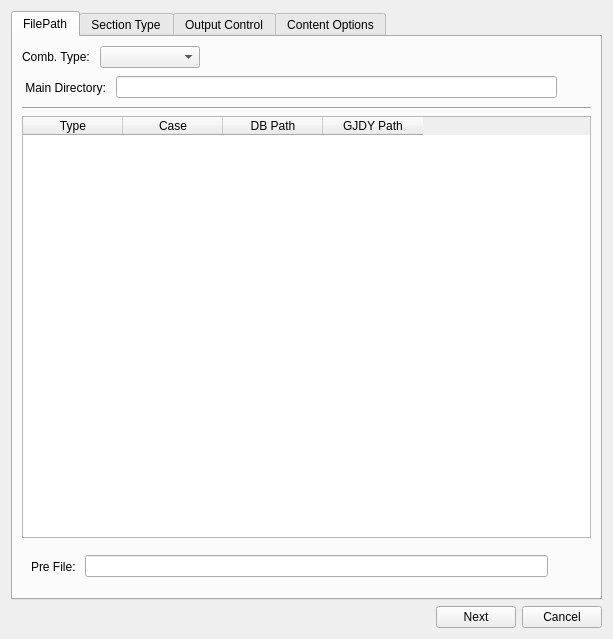
<?xml version="1.0" encoding="UTF-8"?>
<ui version="4.0">
 <class>DlgReport</class>
 <widget class="QDialog" name="DlgReport">
  <property name="geometry">
   <rect>
    <x>0</x>
    <y>0</y>
    <width>613</width>
    <height>639</height>
   </rect>
  </property>
  <property name="windowTitle">
   <string>Generate Report</string>
  </property>
  <layout class="QVBoxLayout" name="verticalLayout">
   <item>
    <widget class="QTabWidget" name="tabWidget">
     <property name="currentIndex">
      <number>0</number>
     </property>
     <widget class="QWidget" name="tab_path">
      <attribute name="title">
       <string>FilePath</string>
      </attribute>
      <layout class="QVBoxLayout" name="verticalLayout_2">
       <item>
        <widget class="QWidget" name="cbDBSTypeWidget" native="true">
         <layout class="QHBoxLayout" name="horizontalLayout_5">
          <property name="leftMargin">
           <number>0</number>
          </property>
          <property name="topMargin">
           <number>0</number>
          </property>
          <property name="rightMargin">
           <number>0</number>
          </property>
          <property name="bottomMargin">
           <number>0</number>
          </property>
          <item>
           <widget class="QLabel" name="label_3">
            <property name="text">
             <string>Comb. Type: </string>
            </property>
           </widget>
          </item>
          <item>
           <widget class="QComboBox" name="cbDBSType">
            <property name="minimumSize">
             <size>
              <width>100</width>
              <height>0</height>
             </size>
            </property>
            <property name="maximumSize">
             <size>
              <width>16777215</width>
              <height>16777215</height>
             </size>
            </property>
           </widget>
          </item>
          <item>
           <spacer name="horizontalSpacer_6">
            <property name="orientation">
             <enum>Qt::Horizontal</enum>
            </property>
            <property name="sizeHint" stdset="0">
             <size>
              <width>40</width>
              <height>20</height>
             </size>
            </property>
           </spacer>
          </item>
         </layout>
        </widget>
       </item>
       <item>
        <layout class="QHBoxLayout" name="horizontalLayout_2">
         <item>
          <widget class="QLabel" name="label">
           <property name="text">
            <string> Main Directory: </string>
           </property>
          </widget>
         </item>
         <item>
          <widget class="QLineEdit" name="lineEdit">
           <property name="readOnly">
            <bool>true</bool>
           </property>
          </widget>
         </item>
         <item>
          <widget class="QToolButton" name="tbMainDir">
           <property name="text">
            <string/>
           </property>
           <property name="iconSize">
            <size>
             <width>20</width>
             <height>20</height>
            </size>
           </property>
           <property name="autoRaise">
            <bool>true</bool>
           </property>
          </widget>
         </item>
        </layout>
       </item>
       <item>
        <widget class="Line" name="line">
         <property name="orientation">
          <enum>Qt::Horizontal</enum>
         </property>
        </widget>
       </item>
       <item>
        <widget class="QTableWidget" name="tableWidget">
         <attribute name="horizontalHeaderVisible">
          <bool>true</bool>
         </attribute>
         <attribute name="verticalHeaderVisible">
          <bool>false</bool>
         </attribute>
         <column>
          <property name="text">
           <string>Type</string>
          </property>
         </column>
         <column>
          <property name="text">
           <string>Case</string>
          </property>
         </column>
         <column>
          <property name="text">
           <string>DB Path</string>
          </property>
         </column>
         <column>
          <property name="text">
           <string>GJDY Path</string>
          </property>
         </column>
        </widget>
       </item>
       <item>
        <widget class="QWidget" name="pre_file_widget" native="true">
         <layout class="QHBoxLayout" name="pre_file_layout">
          <item>
           <widget class="QLabel" name="pre_file_label">
            <property name="text">
             <string>Pre File: </string>
            </property>
           </widget>
          </item>
          <item>
           <widget class="QLineEdit" name="pre_file_line_edit">
            <property name="readOnly">
             <bool>true</bool>
            </property>
           </widget>
          </item>
          <item>
           <widget class="QToolButton" name="tb_file_path">
            <property name="text">
             <string/>
            </property>
            <property name="iconSize">
             <size>
              <width>20</width>
              <height>20</height>
             </size>
            </property>
            <property name="autoRaise">
             <bool>true</bool>
            </property>
           </widget>
          </item>
         </layout>
        </widget>
       </item>
      </layout>
     </widget>
     <widget class="QWidget" name="tab_section">
      <property name="enabled">
       <bool>true</bool>
      </property>
      <property name="sizePolicy">
       <sizepolicy hsizetype="Preferred" vsizetype="Preferred">
        <horstretch>0</horstretch>
        <verstretch>0</verstretch>
       </sizepolicy>
      </property>
      <attribute name="title">
       <string>Section Type</string>
      </attribute>
      <layout class="QVBoxLayout" name="verticalLayout_6">
       <property name="spacing">
        <number>6</number>
       </property>
       <property name="topMargin">
        <number>9</number>
       </property>
       <item>
        <widget class="QGroupBox" name="groupBox_5">
         <property name="sizePolicy">
          <sizepolicy hsizetype="Preferred" vsizetype="Preferred">
           <horstretch>0</horstretch>
           <verstretch>0</verstretch>
          </sizepolicy>
         </property>
         <property name="maximumSize">
          <size>
           <width>16777215</width>
           <height>16777215</height>
          </size>
         </property>
         <property name="title">
          <string>Illustration:</string>
         </property>
         <layout class="QVBoxLayout" name="verticalLayout_9">
          <property name="topMargin">
           <number>9</number>
          </property>
          <item>
           <widget class="QLabel" name="label_7">
            <property name="styleSheet">
             <string notr="true">font: 10pt &quot;微软雅黑&quot;;</string>
            </property>
            <property name="text">
             <string>For the 2D model, it's necessary to manually specify which property is belong to wall and slab, which will affect subsequent reinforcement calculations.</string>
            </property>
            <property name="wordWrap">
             <bool>true</bool>
            </property>
            <property name="margin">
             <number>0</number>
            </property>
           </widget>
          </item>
         </layout>
        </widget>
       </item>
       <item>
        <widget class="QWidget" name="widget_6" native="true">
         <property name="sizePolicy">
          <sizepolicy hsizetype="Preferred" vsizetype="MinimumExpanding">
           <horstretch>0</horstretch>
           <verstretch>0</verstretch>
          </sizepolicy>
         </property>
         <property name="maximumSize">
          <size>
           <width>16777215</width>
           <height>16777215</height>
          </size>
         </property>
         <layout class="QGridLayout" name="gridLayout">
          <item row="0" column="0">
           <widget class="QGroupBox" name="groupBox_3">
            <property name="title">
             <string>Column</string>
            </property>
            <property name="flat">
             <bool>true</bool>
            </property>
            <layout class="QVBoxLayout" name="verticalLayout_7">
             <property name="leftMargin">
              <number>0</number>
             </property>
             <property name="topMargin">
              <number>1</number>
             </property>
             <property name="rightMargin">
              <number>0</number>
             </property>
             <property name="bottomMargin">
              <number>0</number>
             </property>
             <item>
              <widget class="QListWidget" name="C">
               <property name="selectionMode">
                <enum>QAbstractItemView::ExtendedSelection</enum>
               </property>
              </widget>
             </item>
            </layout>
           </widget>
          </item>
          <item row="0" column="1">
           <layout class="QVBoxLayout" name="verticalLayout_10">
            <item>
             <spacer name="verticalSpacer_4">
              <property name="orientation">
               <enum>Qt::Vertical</enum>
              </property>
              <property name="sizeHint" stdset="0">
               <size>
                <width>20</width>
                <height>40</height>
               </size>
              </property>
             </spacer>
            </item>
            <item>
             <widget class="QPushButton" name="listTJ_Right1">
              <property name="text">
               <string>&gt;&gt;</string>
              </property>
             </widget>
            </item>
            <item>
             <widget class="QPushButton" name="listTJ_Left1">
              <property name="text">
               <string>&lt;&lt;</string>
              </property>
             </widget>
            </item>
            <item>
             <spacer name="verticalSpacer_5">
              <property name="orientation">
               <enum>Qt::Vertical</enum>
              </property>
              <property name="sizeHint" stdset="0">
               <size>
                <width>20</width>
                <height>40</height>
               </size>
              </property>
             </spacer>
            </item>
           </layout>
          </item>
          <item row="0" column="2">
           <widget class="QGroupBox" name="groupBox_4">
            <property name="title">
             <string>Wall</string>
            </property>
            <property name="flat">
             <bool>true</bool>
            </property>
            <layout class="QVBoxLayout" name="verticalLayout_11">
             <property name="leftMargin">
              <number>0</number>
             </property>
             <property name="topMargin">
              <number>1</number>
             </property>
             <property name="rightMargin">
              <number>0</number>
             </property>
             <property name="bottomMargin">
              <number>0</number>
             </property>
             <item>
              <widget class="QListWidget" name="listTJ_Wall">
               <property name="selectionMode">
                <enum>QAbstractItemView::ExtendedSelection</enum>
               </property>
              </widget>
             </item>
            </layout>
           </widget>
          </item>
         </layout>
        </widget>
       </item>
       <item>
        <widget class="QWidget" name="widget_3" native="true">
         <property name="sizePolicy">
          <sizepolicy hsizetype="Preferred" vsizetype="MinimumExpanding">
           <horstretch>0</horstretch>
           <verstretch>0</verstretch>
          </sizepolicy>
         </property>
         <layout class="QGridLayout" name="gridLayout_4">
          <item row="0" column="0">
           <widget class="QGroupBox" name="groupBox_6">
            <property name="title">
             <string>Beam</string>
            </property>
            <property name="flat">
             <bool>true</bool>
            </property>
            <layout class="QVBoxLayout" name="verticalLayout_12">
             <property name="leftMargin">
              <number>0</number>
             </property>
             <property name="topMargin">
              <number>1</number>
             </property>
             <property name="rightMargin">
              <number>0</number>
             </property>
             <property name="bottomMargin">
              <number>0</number>
             </property>
             <item>
              <widget class="QListWidget" name="listTJ_Beam">
               <property name="selectionMode">
                <enum>QAbstractItemView::ExtendedSelection</enum>
               </property>
              </widget>
             </item>
            </layout>
           </widget>
          </item>
          <item row="0" column="1">
           <layout class="QVBoxLayout" name="verticalLayout_5">
            <item>
             <spacer name="verticalSpacer_2">
              <property name="orientation">
               <enum>Qt::Vertical</enum>
              </property>
              <property name="sizeHint" stdset="0">
               <size>
                <width>20</width>
                <height>40</height>
               </size>
              </property>
             </spacer>
            </item>
            <item>
             <widget class="QPushButton" name="listTJ_Right2">
              <property name="text">
               <string>&gt;&gt;</string>
              </property>
             </widget>
            </item>
            <item>
             <widget class="QPushButton" name="listTJ_Left2">
              <property name="text">
               <string>&lt;&lt;</string>
              </property>
             </widget>
            </item>
            <item>
             <spacer name="verticalSpacer_3">
              <property name="orientation">
               <enum>Qt::Vertical</enum>
              </property>
              <property name="sizeHint" stdset="0">
               <size>
                <width>20</width>
                <height>40</height>
               </size>
              </property>
             </spacer>
            </item>
           </layout>
          </item>
          <item row="0" column="2">
           <widget class="QGroupBox" name="groupBox_7">
            <property name="title">
             <string>Slab</string>
            </property>
            <property name="flat">
             <bool>true</bool>
            </property>
            <layout class="QVBoxLayout" name="verticalLayout_13">
             <property name="leftMargin">
              <number>0</number>
             </property>
             <property name="topMargin">
              <number>1</number>
             </property>
             <property name="rightMargin">
              <number>0</number>
             </property>
             <property name="bottomMargin">
              <number>0</number>
             </property>
             <item>
              <widget class="QListWidget" name="listTJ_Slab">
               <property name="selectionMode">
                <enum>QAbstractItemView::ExtendedSelection</enum>
               </property>
              </widget>
             </item>
            </layout>
           </widget>
          </item>
         </layout>
        </widget>
       </item>
      </layout>
     </widget>
     <widget class="QWidget" name="tab_control">
      <attribute name="title">
       <string>Output Control</string>
      </attribute>
      <layout class="QVBoxLayout" name="verticalLayout_8">
       <item>
        <widget class="QGroupBox" name="groupBox">
         <property name="title">
          <string>Storey Drift Ratio</string>
         </property>
         <layout class="QGridLayout" name="gridLayout_2">
          <item row="2" column="0">
           <widget class="QRadioButton" name="radioButton_3">
            <property name="text">
             <string>Custom</string>
            </property>
            <property name="checked">
             <bool>true</bool>
            </property>
           </widget>
          </item>
          <item row="2" column="1">
           <widget class="QTextEdit" name="textEdit">
            <property name="maximumSize">
             <size>
              <width>16777215</width>
              <height>60</height>
             </size>
            </property>
            <property name="placeholderText">
             <string/>
            </property>
           </widget>
          </item>
          <item row="4" column="0" colspan="2">
           <layout class="QHBoxLayout" name="horizontalLayout_4">
            <item>
             <widget class="QLabel" name="label_6">
              <property name="text">
               <string>Criterion limit:</string>
              </property>
             </widget>
            </item>
            <item>
             <widget class="QLineEdit" name="sdr_limit"/>
            </item>
            <item>
             <spacer name="horizontalSpacer_4">
              <property name="orientation">
               <enum>Qt::Horizontal</enum>
              </property>
              <property name="sizeHint" stdset="0">
               <size>
                <width>40</width>
                <height>20</height>
               </size>
              </property>
             </spacer>
            </item>
           </layout>
          </item>
          <item row="1" column="0" colspan="2">
           <widget class="QRadioButton" name="radioButton_2">
            <property name="enabled">
             <bool>false</bool>
            </property>
            <property name="text">
             <string>Only Basement</string>
            </property>
           </widget>
          </item>
          <item row="0" column="0" colspan="2">
           <widget class="QRadioButton" name="radioButton">
            <property name="enabled">
             <bool>false</bool>
            </property>
            <property name="text">
             <string>All Storey</string>
            </property>
            <property name="checked">
             <bool>false</bool>
            </property>
           </widget>
          </item>
         </layout>
        </widget>
       </item>
       <item>
        <widget class="QGroupBox" name="grpACR">
         <property name="title">
          <string>Axial Compression Ratio</string>
         </property>
         <layout class="QGridLayout" name="gridLayout_3">
          <item row="3" column="1" colspan="2">
           <layout class="QHBoxLayout" name="horizontalLayout_7">
            <item>
             <widget class="QLabel" name="label_2">
              <property name="text">
               <string>ACR limit: </string>
              </property>
             </widget>
            </item>
            <item>
             <widget class="QLineEdit" name="acr_limit"/>
            </item>
            <item>
             <spacer name="horizontalSpacer_5">
              <property name="orientation">
               <enum>Qt::Horizontal</enum>
              </property>
              <property name="sizeHint" stdset="0">
               <size>
                <width>40</width>
                <height>20</height>
               </size>
              </property>
             </spacer>
            </item>
           </layout>
          </item>
          <item row="2" column="2">
           <widget class="QTextEdit" name="textEdit_2">
            <property name="maximumSize">
             <size>
              <width>16777215</width>
              <height>60</height>
             </size>
            </property>
            <property name="placeholderText">
             <string/>
            </property>
           </widget>
          </item>
          <item row="1" column="1" colspan="2">
           <widget class="QRadioButton" name="radioButton_5">
            <property name="enabled">
             <bool>false</bool>
            </property>
            <property name="text">
             <string>Only Basement</string>
            </property>
           </widget>
          </item>
          <item row="0" column="1" colspan="2">
           <widget class="QRadioButton" name="radioButton_4">
            <property name="enabled">
             <bool>false</bool>
            </property>
            <property name="text">
             <string>All Storey</string>
            </property>
            <property name="checked">
             <bool>false</bool>
            </property>
           </widget>
          </item>
          <item row="2" column="1">
           <widget class="QRadioButton" name="radioButton_6">
            <property name="text">
             <string>Custom</string>
            </property>
            <property name="checked">
             <bool>true</bool>
            </property>
           </widget>
          </item>
          <item row="4" column="1" colspan="2">
           <layout class="QVBoxLayout" name="verticalLayout_3">
            <item>
             <layout class="QHBoxLayout" name="horizontalLayout_6">
              <item>
               <widget class="QCheckBox" name="checkSimp">
                <property name="text">
                 <string> Simplify ACR Computation</string>
                </property>
                <property name="checked">
                 <bool>true</bool>
                </property>
               </widget>
              </item>
              <item>
               <spacer name="horizontalSpacer_3">
                <property name="orientation">
                 <enum>Qt::Horizontal</enum>
                </property>
                <property name="sizeHint" stdset="0">
                 <size>
                  <width>40</width>
                  <height>20</height>
                 </size>
                </property>
               </spacer>
              </item>
             </layout>
            </item>
           </layout>
          </item>
         </layout>
        </widget>
       </item>
       <item>
        <spacer name="verticalSpacer">
         <property name="orientation">
          <enum>Qt::Vertical</enum>
         </property>
         <property name="sizeHint" stdset="0">
          <size>
           <width>20</width>
           <height>13</height>
          </size>
         </property>
        </spacer>
       </item>
      </layout>
     </widget>
     <widget class="QWidget" name="tab_opt">
      <attribute name="title">
       <string>Content Options</string>
      </attribute>
      <layout class="QHBoxLayout" name="horizontalLayout_3">
       <item>
        <layout class="QVBoxLayout" name="verticalLayout_4">
         <item>
          <widget class="QLabel" name="label_5">
           <property name="text">
            <string>Options:</string>
           </property>
          </widget>
         </item>
         <item>
          <widget class="QTreeWidget" name="treeContent">
           <column>
            <property name="text">
             <string notr="true">1</string>
            </property>
           </column>
          </widget>
         </item>
        </layout>
       </item>
       <item>
        <spacer name="horizontalSpacer_2">
         <property name="orientation">
          <enum>Qt::Horizontal</enum>
         </property>
         <property name="sizeHint" stdset="0">
          <size>
           <width>181</width>
           <height>20</height>
          </size>
         </property>
        </spacer>
       </item>
      </layout>
     </widget>
    </widget>
   </item>
   <item>
    <layout class="QHBoxLayout" name="horizontalLayout">
     <item>
      <spacer name="horizontalSpacer">
       <property name="orientation">
        <enum>Qt::Horizontal</enum>
       </property>
       <property name="sizeHint" stdset="0">
        <size>
         <width>40</width>
         <height>20</height>
        </size>
       </property>
      </spacer>
     </item>
     <item>
      <widget class="QPushButton" name="btnNext">
       <property name="text">
        <string>Next</string>
       </property>
      </widget>
     </item>
     <item>
      <widget class="QPushButton" name="btnCancel">
       <property name="text">
        <string>Cancel</string>
       </property>
      </widget>
     </item>
    </layout>
   </item>
  </layout>
 </widget>
 <resources/>
 <connections/>
</ui>
